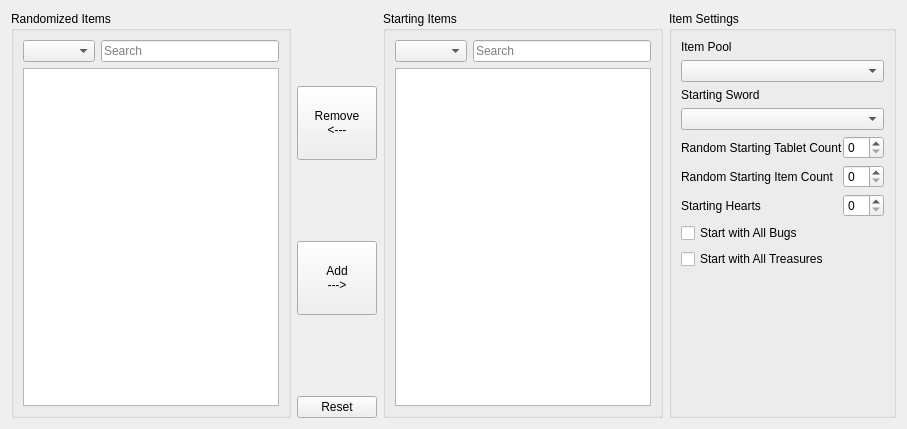
      <widget class="QWidget" name="inventory_tab">
       <property name="sizePolicy">
        <sizepolicy hsizetype="Preferred" vsizetype="Maximum">
         <horstretch>0</horstretch>
         <verstretch>0</verstretch>
        </sizepolicy>
       </property>
       <attribute name="title">
        <string>Items and Inventory</string>
       </attribute>
       <layout class="QGridLayout" name="gridLayout_4" columnstretch="6,1,6,4">
        <item row="0" column="0">
         <widget class="QGroupBox" name="randomized_items_group_box">
          <property name="sizePolicy">
           <sizepolicy hsizetype="Preferred" vsizetype="Preferred">
            <horstretch>0</horstretch>
            <verstretch>0</verstretch>
           </sizepolicy>
          </property>
          <property name="title">
           <string>Randomized Items</string>
          </property>
          <layout class="QVBoxLayout" name="verticalLayout_15">
           <item>
            <layout class="QHBoxLayout" name="randomized_items_filter_layout">
             <item>
              <widget class="QComboBox" name="randomized_items_type_filter"/>
             </item>
             <item>
              <widget class="QLineEdit" name="randomized_items_free_search">
               <property name="text">
                <string/>
               </property>
               <property name="placeholderText">
                <string>Search</string>
               </property>
               <property name="clearButtonEnabled">
                <bool>true</bool>
               </property>
              </widget>
             </item>
            </layout>
           </item>
           <item>
            <widget class="QListView" name="randomized_items_list_view">
             <property name="sizePolicy">
              <sizepolicy hsizetype="Expanding" vsizetype="Expanding">
               <horstretch>0</horstretch>
               <verstretch>0</verstretch>
              </sizepolicy>
             </property>
             <property name="editTriggers">
              <set>QAbstractItemView::EditTrigger::NoEditTriggers</set>
             </property>
             <property name="showDropIndicator" stdset="0">
              <bool>false</bool>
             </property>
             <property name="selectionMode">
              <enum>QAbstractItemView::SelectionMode::MultiSelection</enum>
             </property>
             <property name="selectionRectVisible">
              <bool>false</bool>
             </property>
            </widget>
           </item>
          </layout>
         </widget>
        </item>
        <item row="0" column="2">
         <widget class="QGroupBox" name="starting_items_group_box">
          <property name="title">
           <string>Starting Items</string>
          </property>
          <layout class="QVBoxLayout" name="verticalLayout_11">
           <item>
            <layout class="QHBoxLayout" name="starting_items_filter_layout">
             <item>
              <widget class="QComboBox" name="starting_items_type_filter"/>
             </item>
             <item>
              <widget class="QLineEdit" name="starting_items_free_search">
               <property name="text">
                <string/>
               </property>
               <property name="placeholderText">
                <string>Search</string>
               </property>
               <property name="clearButtonEnabled">
                <bool>true</bool>
               </property>
              </widget>
             </item>
            </layout>
           </item>
           <item>
            <widget class="QListView" name="starting_items_list_view">
             <property name="sizePolicy">
              <sizepolicy hsizetype="Expanding" vsizetype="Expanding">
               <horstretch>0</horstretch>
               <verstretch>0</verstretch>
              </sizepolicy>
             </property>
             <property name="editTriggers">
              <set>QAbstractItemView::EditTrigger::NoEditTriggers</set>
             </property>
             <property name="showDropIndicator" stdset="0">
              <bool>false</bool>
             </property>
             <property name="selectionMode">
              <enum>QAbstractItemView::SelectionMode::MultiSelection</enum>
             </property>
             <property name="selectionRectVisible">
              <bool>false</bool>
             </property>
            </widget>
           </item>
          </layout>
         </widget>
        </item>
        <item row="0" column="1">
         <layout class="QVBoxLayout" name="inventory_button_layout">
          <property name="sizeConstraint">
           <enum>QLayout::SizeConstraint::SetDefaultConstraint</enum>
          </property>
          <item>
           <spacer name="starting_items_top_vspacer">
            <property name="orientation">
             <enum>Qt::Orientation::Vertical</enum>
            </property>
            <property name="sizeHint" stdset="0">
             <size>
              <width>20</width>
              <height>40</height>
             </size>
            </property>
           </spacer>
          </item>
          <item>
           <widget class="QPushButton" name="randomize_item_button">
            <property name="sizePolicy">
             <sizepolicy hsizetype="Minimum" vsizetype="Expanding">
              <horstretch>0</horstretch>
              <verstretch>0</verstretch>
             </sizepolicy>
            </property>
            <property name="text">
             <string>Remove
&lt;---</string>
            </property>
           </widget>
          </item>
          <item>
           <spacer name="starting_items_middle_vspacer">
            <property name="orientation">
             <enum>Qt::Orientation::Vertical</enum>
            </property>
            <property name="sizeHint" stdset="0">
             <size>
              <width>20</width>
              <height>40</height>
             </size>
            </property>
           </spacer>
          </item>
          <item>
           <widget class="QPushButton" name="start_with_item_button">
            <property name="sizePolicy">
             <sizepolicy hsizetype="Minimum" vsizetype="Expanding">
              <horstretch>0</horstretch>
              <verstretch>0</verstretch>
             </sizepolicy>
            </property>
            <property name="text">
             <string>Add
---&gt;</string>
            </property>
           </widget>
          </item>
          <item>
           <spacer name="starting_items_bottom_vspacer">
            <property name="orientation">
             <enum>Qt::Orientation::Vertical</enum>
            </property>
            <property name="sizeType">
             <enum>QSizePolicy::Policy::Expanding</enum>
            </property>
            <property name="sizeHint" stdset="0">
             <size>
              <width>20</width>
              <height>40</height>
             </size>
            </property>
           </spacer>
          </item>
          <item>
           <widget class="QPushButton" name="inventory_reset_button">
            <property name="text">
             <string>Reset</string>
            </property>
           </widget>
          </item>
         </layout>
        </item>
        <item row="0" column="3">
         <widget class="QGroupBox" name="item_settings_group_box">
          <property name="sizePolicy">
           <sizepolicy hsizetype="Preferred" vsizetype="Preferred">
            <horstretch>0</horstretch>
            <verstretch>0</verstretch>
           </sizepolicy>
          </property>
          <property name="title">
           <string>Item Settings</string>
          </property>
          <layout class="QVBoxLayout" name="verticalLayout_29">
           <item>
            <widget class="QLabel" name="item_pool_label">
             <property name="text">
              <string>Item Pool</string>
             </property>
            </widget>
           </item>
           <item>
            <widget class="QComboBox" name="setting_item_pool"/>
           </item>
           <item>
            <widget class="QLabel" name="starting_sword_label">
             <property name="text">
              <string>Starting Sword</string>
             </property>
            </widget>
           </item>
           <item>
            <widget class="QComboBox" name="setting_starting_sword"/>
           </item>
           <item>
            <layout class="QHBoxLayout" name="random_starting_tablet_count_layout">
             <property name="spacing">
              <number>0</number>
             </property>
             <item>
              <widget class="QLabel" name="random_starting_tablet_count_label">
               <property name="text">
                <string>Random Starting Tablet Count</string>
               </property>
              </widget>
             </item>
             <item>
              <widget class="QSpinBox" name="setting_random_starting_tablet_count">
               <property name="sizePolicy">
                <sizepolicy hsizetype="Maximum" vsizetype="Fixed">
                 <horstretch>0</horstretch>
                 <verstretch>0</verstretch>
                </sizepolicy>
               </property>
               <property name="maximumSize">
                <size>
                 <width>16777215</width>
                 <height>16777215</height>
                </size>
               </property>
              </widget>
             </item>
            </layout>
           </item>
           <item>
            <layout class="QHBoxLayout" name="random_starting_item_count_layout">
             <property name="spacing">
              <number>0</number>
             </property>
             <item>
              <widget class="QLabel" name="random_starting_item_count_label">
               <property name="text">
                <string>Random Starting Item Count</string>
               </property>
              </widget>
             </item>
             <item>
              <widget class="QSpinBox" name="setting_random_starting_item_count">
               <property name="sizePolicy">
                <sizepolicy hsizetype="Maximum" vsizetype="Fixed">
                 <horstretch>0</horstretch>
                 <verstretch>0</verstretch>
                </sizepolicy>
               </property>
              </widget>
             </item>
            </layout>
           </item>
           <item>
            <layout class="QHBoxLayout" name="starting_hearts_layout">
             <item>
              <widget class="QLabel" name="starting_hearts_label">
               <property name="text">
                <string>Starting Hearts</string>
               </property>
              </widget>
             </item>
             <item>
              <widget class="QSpinBox" name="setting_starting_hearts">
               <property name="sizePolicy">
                <sizepolicy hsizetype="Maximum" vsizetype="Fixed">
                 <horstretch>0</horstretch>
                 <verstretch>0</verstretch>
                </sizepolicy>
               </property>
              </widget>
             </item>
            </layout>
           </item>
           <item>
            <widget class="RandoTriStateCheckBox" name="setting_start_with_all_bugs">
             <property name="text">
              <string>Start with All Bugs</string>
             </property>
            </widget>
           </item>
           <item>
            <widget class="RandoTriStateCheckBox" name="setting_start_with_all_treasures">
             <property name="text">
              <string>Start with All Treasures</string>
             </property>
            </widget>
           </item>
           <item>
            <spacer name="item_settings_vspacer">
             <property name="orientation">
              <enum>Qt::Orientation::Vertical</enum>
             </property>
             <property name="sizeHint" stdset="0">
              <size>
               <width>20</width>
               <height>137</height>
              </size>
             </property>
            </spacer>
           </item>
          </layout>
         </widget>
        </item>
       </layout>
      </widget>
